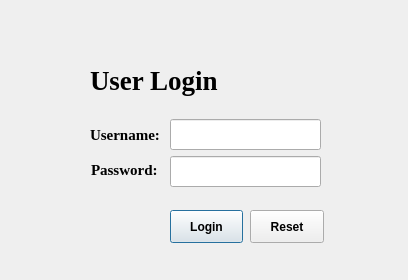
<?xml version="1.0" encoding="UTF-8"?>
<ui version="4.0">
 <class>login_dialog</class>
 <widget class="QDialog" name="login_dialog">
  <property name="geometry">
   <rect>
    <x>0</x>
    <y>0</y>
    <width>408</width>
    <height>280</height>
   </rect>
  </property>
  <property name="windowTitle">
   <string>Login</string>
  </property>
  <widget class="QLineEdit" name="username_LE">
   <property name="geometry">
    <rect>
     <x>170</x>
     <y>119</y>
     <width>151</width>
     <height>31</height>
    </rect>
   </property>
   <property name="text">
    <string/>
   </property>
  </widget>
  <widget class="QLabel" name="label_2">
   <property name="geometry">
    <rect>
     <x>91</x>
     <y>160</y>
     <width>71</width>
     <height>20</height>
    </rect>
   </property>
   <property name="font">
    <font>
     <family>Tinos</family>
     <pointsize>11</pointsize>
     <weight>75</weight>
     <bold>true</bold>
    </font>
   </property>
   <property name="text">
    <string>Password:</string>
   </property>
  </widget>
  <widget class="QLabel" name="label_1">
   <property name="geometry">
    <rect>
     <x>90</x>
     <y>125</y>
     <width>71</width>
     <height>20</height>
    </rect>
   </property>
   <property name="font">
    <font>
     <family>Tinos</family>
     <pointsize>11</pointsize>
     <weight>75</weight>
     <bold>true</bold>
    </font>
   </property>
   <property name="text">
    <string>Username:</string>
   </property>
  </widget>
  <widget class="QLineEdit" name="password_LE">
   <property name="geometry">
    <rect>
     <x>170</x>
     <y>156</y>
     <width>151</width>
     <height>31</height>
    </rect>
   </property>
   <property name="echoMode">
    <enum>QLineEdit::Password</enum>
   </property>
  </widget>
  <widget class="QLabel" name="label">
   <property name="geometry">
    <rect>
     <x>90</x>
     <y>60</y>
     <width>141</width>
     <height>41</height>
    </rect>
   </property>
   <property name="font">
    <font>
     <family>Tinos</family>
     <pointsize>20</pointsize>
     <weight>75</weight>
     <bold>true</bold>
    </font>
   </property>
   <property name="text">
    <string>User Login</string>
   </property>
  </widget>
  <widget class="QPushButton" name="pushButton_login">
   <property name="geometry">
    <rect>
     <x>170</x>
     <y>210</y>
     <width>73</width>
     <height>33</height>
    </rect>
   </property>
   <property name="font">
    <font>
     <weight>75</weight>
     <bold>true</bold>
    </font>
   </property>
   <property name="text">
    <string>Login</string>
   </property>
  </widget>
  <widget class="QPushButton" name="pushButton_reset">
   <property name="geometry">
    <rect>
     <x>250</x>
     <y>210</y>
     <width>74</width>
     <height>33</height>
    </rect>
   </property>
   <property name="font">
    <font>
     <weight>75</weight>
     <bold>true</bold>
    </font>
   </property>
   <property name="text">
    <string>Reset</string>
   </property>
  </widget>
 </widget>
 <resources/>
 <connections/>
</ui>
